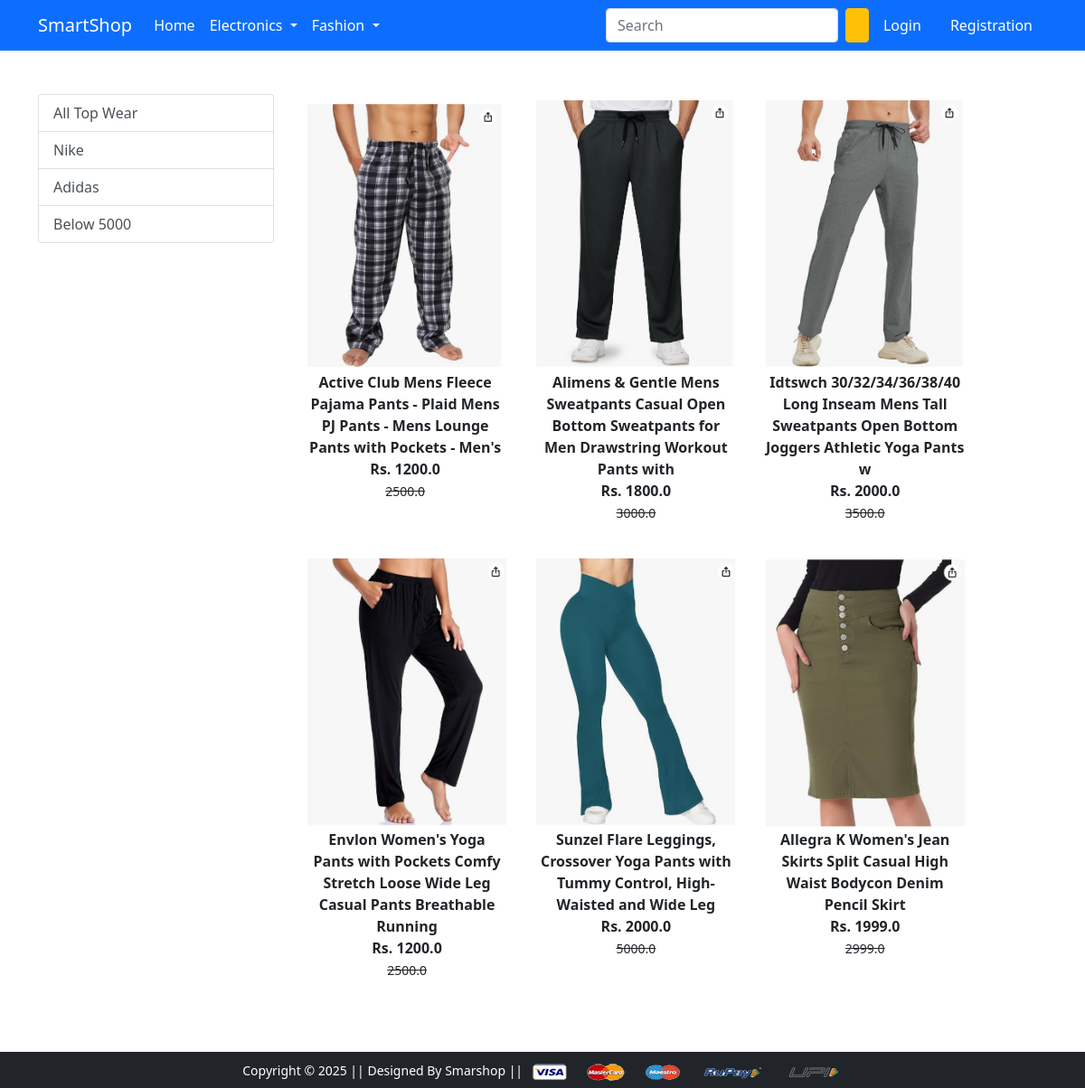
The app's page /bottomwear/ with its own data.
### app/models.py (models this page shows, shortened)
class Product(models.Model):
    title = models.CharField(max_length=100)
    selling_price = models.FloatField()
    discounted_price = models.FloatField()
    description = models.TextField()
    brand = models.CharField(max_length=100)
    category = models.CharField(choices=CATEGORY_CHOICES,
                                max_length=2)
    product_image = models.ImageField(upload_to='productimg')

### app/views.py (the view)
# urls.py: path('bottomwear/', views.bottomwear, name='bottomwear'),
def bottomwear(request, data=None):
  if data == None:
    bottomwears = Product.objects.filter(category='BW')
  elif data == "Levis" or data == 'Wrangler':
    bottomwears = Product.objects.filter(category='BW').filter(brand=data)
  elif data == 'below':
    bottomwears = Product.objects.filter(category='BW').filter(discounted_price__lt=1500)
  elif data == 'above':
    bottomwears = Product.objects.filter(category='BW').filter(discounted_price__gt=1500)
  return render(request, 'app/bottomwear.html', {'bottomwears': bottomwears})

### app/templates/app/bottomwear.html (shortened to what this page needs)
{% extends 'app/base.html' %}
{% load static %}
{% block main-content %}
<div class="container my-5">
 <div class="row">
    <div class="col-sm-3">
        <div class="list-group">
                <a href="{% url 'bottomwear' %}" class="list-group-item
                list-group-item-action" aria-current="true">All Top Wear</a>
                <a href="{% url 'bottomweardata' 'Nike' %}"
                class="list-group-item list-group-item-action"
                aria-current="true">Nike</a>
                <a href="{% url 'bottomweardata' 'Adidas' %}"
                class="list-group-item list-group-item-action"
                aria-current="true">Adidas</a>
                <a href="{% url 'bottomweardata' 'below' %}"
                class="list-group-item list-group-item-action">Below
                5000</a>
        </div>
         </div>
    <div class="col-sm-8">
        <div class="row">
                {% for product in bottomwears %}
                <div class="col-sm-4 text-center mb-4">
                        <a href="{% url 'product-detail' product.id %}"
                        class="btn">
                        <div class="item">
                                <img src="{{product.product_image.url}}" alt=""
                                height="300" class="">
                                <div class="fw-bold"> {{product.title}} </div>
                                <div class="fw-bold"> Rs. {{product.discounted_price}}  </div>
                                <small class="fw-light text-decoration-line-through"> {{product.selling_price}}</small>
                        </div>
                </a>
                </div>
                {% endfor %}
        </div>
    </div>
 </div>
</div>
{% endblock main-content %}

### records on screen
Product: product_image (picture), title "Active Club Mens Fleece Pajama Pants - Plaid Mens PJ Pants - Mens Lounge Pants with Pockets - Men's", discounted_price "1200.0", selling_price "2500.0"
Product: product_image (picture), title "Alimens & Gentle Mens Sweatpants Casual Open Bottom Sweatpants for Men Drawstring Workout Pants with", discounted_price "1800.0", selling_price "3000.0"
Product: product_image (picture), title "Idtswch 30/32/34/36/38/40 Long Inseam Mens Tall Sweatpants Open Bottom Joggers Athletic Yoga Pants w", discounted_price "2000.0", selling_price "3500.0"
Product: product_image (picture), title "Envlon Women's Yoga Pants with Pockets Comfy Stretch Loose Wide Leg Casual Pants Breathable Running", discounted_price "1200.0", selling_price "2500.0"
Product: product_image (picture), title "Sunzel Flare Leggings, Crossover Yoga Pants with Tummy Control, High-Waisted and Wide Leg", discounted_price "2000.0", selling_price "5000.0"
Product: product_image (picture), title "Allegra K Women's Jean Skirts Split Casual High Waist Bodycon Denim Pencil Skirt", discounted_price "1999.0", selling_price "2999.0"
